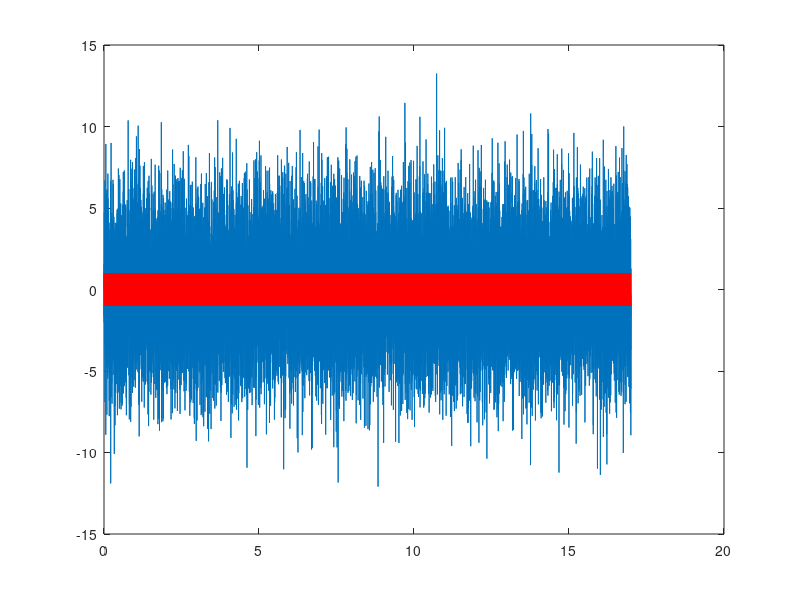
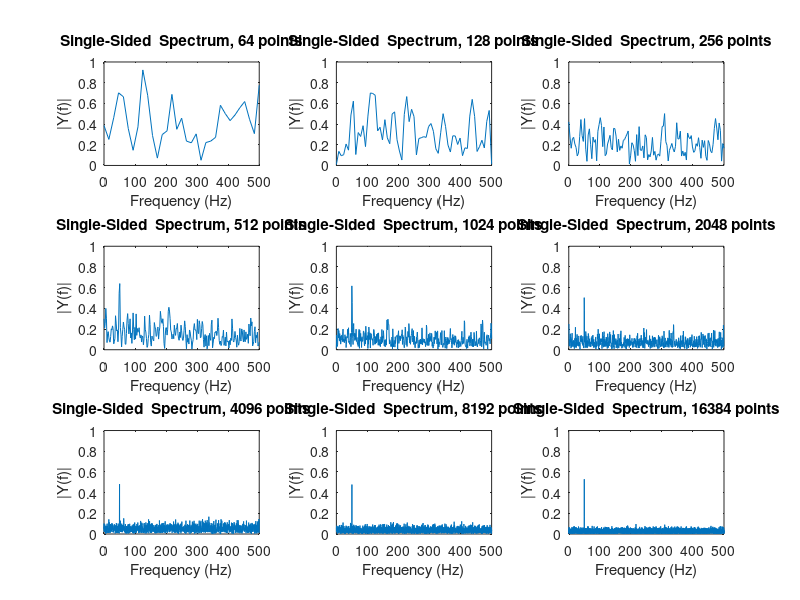

Write the MATLAB code that produced these figures, in order.
Fs=1000;
nsamp=17000;
dt=1/Fs;

t = dt*[0:(nsamp-1)];

f1=50;

signal = sin(2*pi*f1*t);
noise = 3*randn(size(signal));

data = signal+noise;

figure,plot(t,data);
hold on, plot(t,signal,'r')

%% try different windows
figure
NFFT=32;
for imult=1:9
    NFFT = NFFT*2;
  
    w = hamming(NFFT);
    windowedData = w.'.*data(1:NFFT);
    
    Y = fft(windowedData,NFFT)/NFFT;
    f = Fs/2*linspace(0,1,NFFT/2+1);
    
    % Plot single-sided amplitude spectrum.
    subplot(3,3,imult)
    plot(f,2*abs(Y(1:NFFT/2+1)))
    titl = sprintf('Single-Sided  Spectrum, %d points',NFFT);
    title(titl)
    xlabel('Frequency (Hz)')
    ylabel('|Y(f)|')
	ylim([0 1])
    pause
end
